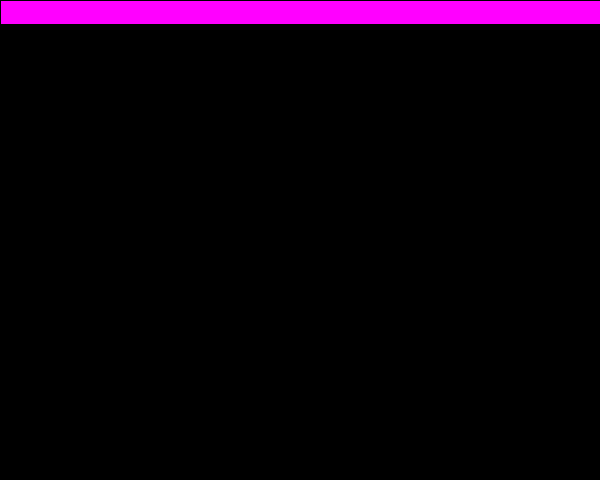
Frame 1 (no input)
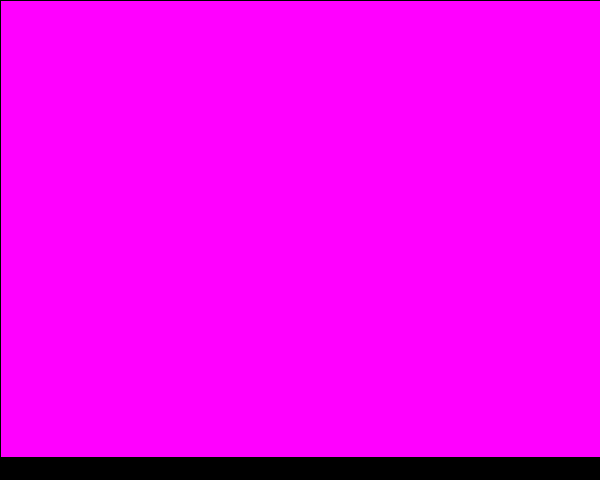
Frame 60 (the mouse pressed at the canvas centre just before this capture)
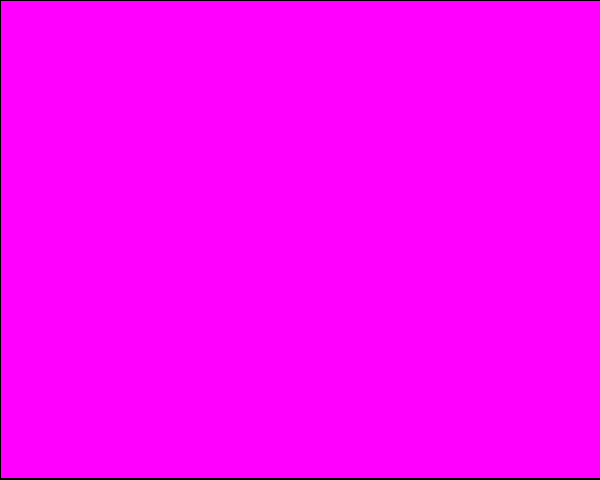
Frame 120 (the mouse held since frame 60 and released just before this capture)

The Processing sketch that drew these frames (run headless with seeded random() and noise(); from frame 60 on, the mouse is pressed at the canvas centre):

// Processing sketch: animateBox
// ── animateBox.pde
float displayAnimationValue = 0; //this is what you use as your variable
float desiredAnimationValue; //set this value to animato TO

void setup(){
  size(600,480);
  desiredAnimationValue = height;
  fill(255,0,255);
  rectMode(CORNERS);
}

void draw(){
  background(0);
  
  displayAnimationValue = smoothValue(displayAnimationValue, desiredAnimationValue, 20);
  
  rect(0, 0, width, displayAnimationValue);
  
  if(displayAnimationValue >= height - 1){
    desiredAnimationValue = 0;  
  }
  else if(displayAnimationValue <= 1){
    desiredAnimationValue = height;  
  }
}

float smoothValue(float original, float desired, float interval){
  float diff = abs(original - desired) / interval;
  return original >= desired ? original - diff : original + diff;
}
